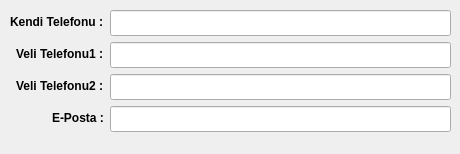
        <widget class="QWidget" name="tab_communication">
         <attribute name="title">
          <string>İletişim</string>
         </attribute>
         <widget class="QWidget" name="formLayoutWidget_5">
          <property name="geometry">
           <rect>
            <x>10</x>
            <y>10</y>
            <width>441</width>
            <height>135</height>
           </rect>
          </property>
          <layout class="QFormLayout" name="formLayout_5">
           <property name="labelAlignment">
            <set>Qt::AlignRight|Qt::AlignTrailing|Qt::AlignVCenter</set>
           </property>
           <item row="0" column="0">
            <widget class="QLabel" name="label_17">
             <property name="font">
              <font>
               <weight>75</weight>
               <bold>true</bold>
              </font>
             </property>
             <property name="text">
              <string>Kendi Telefonu :</string>
             </property>
            </widget>
           </item>
           <item row="1" column="0">
            <widget class="QLabel" name="label_20">
             <property name="font">
              <font>
               <weight>75</weight>
               <bold>true</bold>
              </font>
             </property>
             <property name="text">
              <string>Veli Telefonu1 :</string>
             </property>
            </widget>
           </item>
           <item row="1" column="1">
            <widget class="QLineEdit" name="le_father_phone">
             <property name="font">
              <font>
               <pointsize>11</pointsize>
               <weight>75</weight>
               <bold>true</bold>
              </font>
             </property>
            </widget>
           </item>
           <item row="2" column="0">
            <widget class="QLabel" name="label_21">
             <property name="font">
              <font>
               <weight>75</weight>
               <bold>true</bold>
              </font>
             </property>
             <property name="text">
              <string>Veli Telefonu2 :</string>
             </property>
            </widget>
           </item>
           <item row="2" column="1">
            <widget class="QLineEdit" name="le_mother_phone">
             <property name="font">
              <font>
               <pointsize>11</pointsize>
               <weight>75</weight>
               <bold>true</bold>
              </font>
             </property>
            </widget>
           </item>
           <item row="3" column="0">
            <widget class="QLabel" name="label_22">
             <property name="font">
              <font>
               <weight>75</weight>
               <bold>true</bold>
              </font>
             </property>
             <property name="text">
              <string>E-Posta :</string>
             </property>
            </widget>
           </item>
           <item row="3" column="1">
            <widget class="QLineEdit" name="le_email">
             <property name="font">
              <font>
               <pointsize>11</pointsize>
               <weight>75</weight>
               <bold>true</bold>
              </font>
             </property>
            </widget>
           </item>
           <item row="0" column="1">
            <widget class="QLineEdit" name="le_self_phone">
             <property name="font">
              <font>
               <pointsize>11</pointsize>
               <weight>75</weight>
               <bold>true</bold>
              </font>
             </property>
             <property name="inputMask">
              <string/>
             </property>
             <property name="text">
              <string/>
             </property>
            </widget>
           </item>
          </layout>
         </widget>
        </widget>
